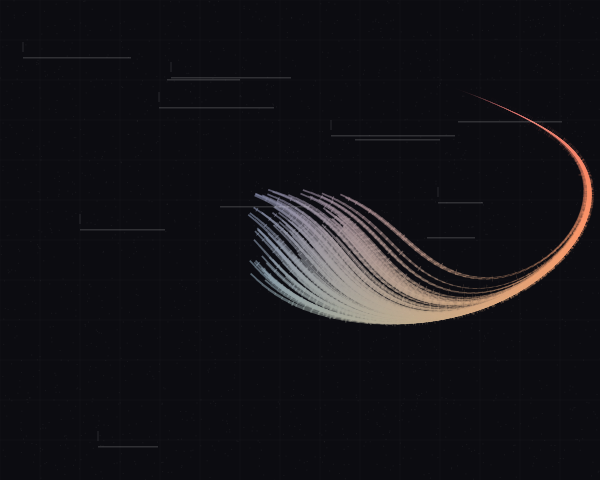

Source code (Python):
import cairo
import math
import random

# Setup
width, height = 600, 480
surface = cairo.ImageSurface(cairo.FORMAT_ARGB32, width, height)
ctx = cairo.Context(surface)

# Background - Deep Brutalist Charcoal
ctx.set_source_rgb(0.05, 0.05, 0.07)
ctx.paint()

# --- HELPER FUNCTIONS ---
def get_noise_angle(x, y, scale=0.005, octaves=3):
    """Generates a pseudo-Perlin flow angle using harmonic interference."""
    angle = 0
    for i in range(1, octaves + 1):
        freq = scale * i
        amp = 1.0 / i
        angle += (math.sin(x * freq + i) + math.cos(y * freq - i)) * amp
    return angle * math.pi

def draw_module(ctx, x, y, angle, size, color_tuple, weight):
    """Draws a modular Swiss-style primitive (a modulated cross/bar)."""
    r, g, b, a = color_tuple
    ctx.save()
    ctx.translate(x, y)
    ctx.rotate(angle)
    
    # Primary Stroke
    ctx.set_source_rgba(r, g, b, a)
    ctx.set_line_width(weight)
    ctx.move_to(-size, 0)
    ctx.line_to(size, 0)
    ctx.stroke()
    
    # Secondary Accent (Recursive modularity)
    if random.random() > 0.8:
        ctx.set_line_width(weight * 0.5)
        ctx.move_to(0, -size * 0.5)
        ctx.line_to(0, size * 0.5)
        ctx.stroke()
        
    ctx.restore()

# --- GENERATIVE CORE ---

# 1. Underlying Systematic Grid (Reference layer)
ctx.set_source_rgba(1, 1, 1, 0.03)
grid_size = 40
ctx.set_line_width(0.5)
for x in range(0, width, grid_size):
    ctx.move_to(x, 0)
    ctx.line_to(x, height)
    ctx.stroke()
for y in range(0, height, grid_size):
    ctx.move_to(0, y)
    ctx.line_to(width, y)
    ctx.stroke()

# 2. Flow Field Simulation
# We simulate particles that leave modular "decays" along their paths
num_particles = 120
steps = 60
particle_step_length = 8.0

for p in range(num_particles):
    # Start particles in a centralized dense cluster for "rhythmic expansion"
    px = width/2 + random.uniform(-50, 50)
    py = height/2 + random.uniform(-50, 50)
    
    # Spectral mapping based on starting distance from center
    dist_from_center = math.sqrt((px - width/2)**2 + (py - height/2)**2)
    hue_shift = dist_from_center / 100.0
    
    for s in range(steps):
        angle = get_noise_angle(px, py, scale=0.004)
        
        # Color Logic: Function of spatial position (Spectral Mapping)
        # Transitioning from Electric Cyan to Architectural Red
        r = 0.2 + (px / width) * 0.8
        g = 0.4 + (py / height) * 0.4
        b = 0.9 - (px / width) * 0.5
        alpha = 1.0 - (s / steps) # Fade out over time (Decay)
        
        # Line Weight Modulation
        weight = 0.5 + (math.sin(s * 0.2) + 1.0) * 1.2
        
        # Draw the module
        draw_module(ctx, px, py, angle, 4 + (s*0.1), (r, g, b, alpha * 0.6), weight)
        
        # Move particle
        px += math.cos(angle) * particle_step_length
        py += math.sin(angle) * particle_step_length
        
        # Boundary Wrap/Soft Kill
        if px < 0 or px > width or py < 0 or py > height:
            break

# 3. Geometric "Glitch" Overlays
# Adding high-contrast, hard-edged vector paths for "Surgical Precision"
for _ in range(12):
    ctx.set_source_rgba(1, 1, 1, 0.15)
    gx = random.randint(0, width)
    gy = random.randint(0, height)
    gw = random.randint(40, 150)
    gh = 1.5
    
    # Draw horizontal axis markers (Swiss design influence)
    ctx.rectangle(gx, gy, gw, gh)
    ctx.fill()
    
    # Add small numeric-style markers (Typography as visual element)
    if random.random() > 0.5:
        ctx.set_line_width(0.8)
        ctx.move_to(gx, gy - 5)
        ctx.line_to(gx, gy - 15)
        ctx.stroke()

# 4. Final Atmospheric Pass (Dithering/Grain effect)
for _ in range(2000):
    ctx.set_source_rgba(1, 1, 1, 0.05)
    rx = random.random() * width
    ry = random.random() * height
    ctx.rectangle(rx, ry, 1, 1)
    ctx.fill()

# Finish
